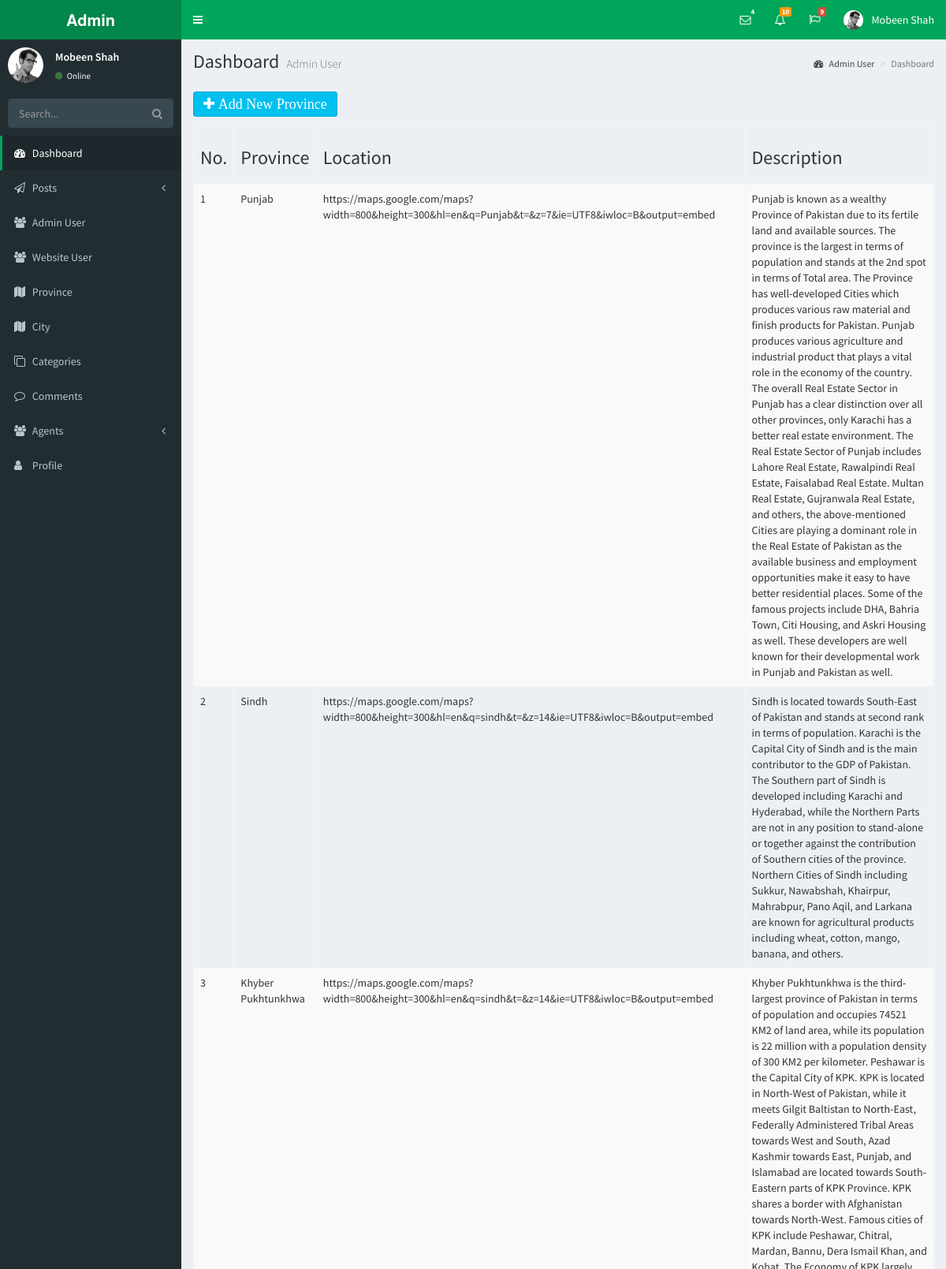
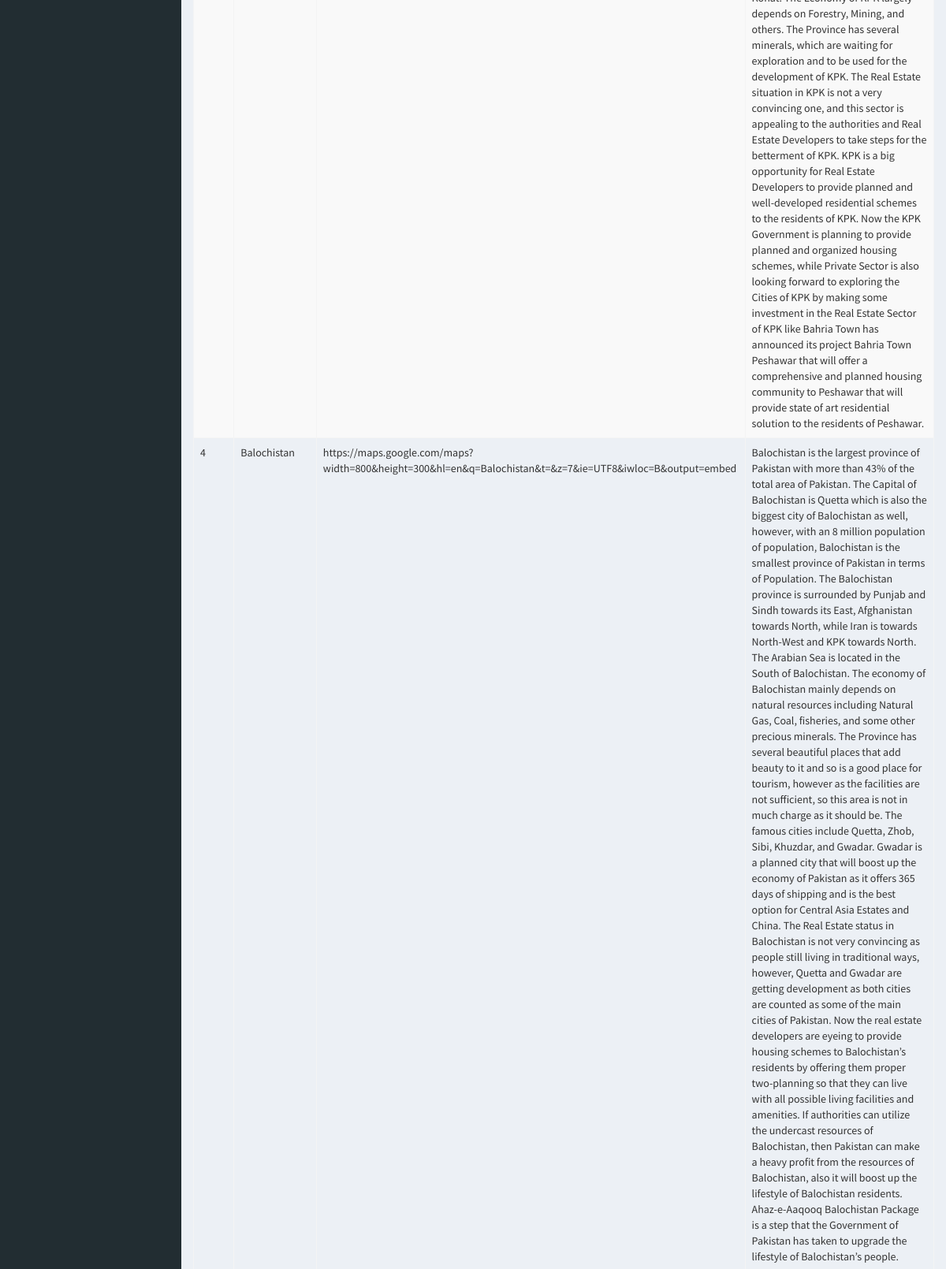
/Admin/province.php (signed in, upper part), run on the app's committed database (2 pictures, top to bottom).
### tables this page shows
CREATE TABLE `province` (
  `province_id` int(10) NOT NULL,
  `province_name` varchar(255) NOT NULL,
  `location` varchar(255) NOT NULL,
  `description` longtext NOT NULL
);

### Admin/province.php (the view, shortened to what this page needs)
<?php session_start();
  if(!isset($_SESSION["adminid"])){
    header ("Location: login.php");
  }else{
?>
  <?php include ('include/header.php'); ?>
  <?php include ('include/sidebar.php'); ?>
  <div class="content-wrapper">
    <section class="content-header">
      <h1>
        Dashboard
        <small>Admin User</small>
      </h1>
      <ol class="breadcrumb">
        <li><a href="admin-user.php"><i class="fa fa-dashboard"></i> Admin User</a></li>
        <li class="active">Dashboard</li>
      </ol>
    </section>
    <section class="content container-fluid">
      <div class="row">
        <div class="col-md-12">
            <h4><a href="province-add.php" type="button" class="btn btn-info fa fa-plus"> Add New Province</a></h4>
        </div>
      </div>
      <div class="row">
        <div class="col-md-12">
            <table class="table table-striped table-bordered table-responsive">
                <thead>
                <tr>
                    <th><h3>No.</h3></th>
                    <th><h3>Province</h3></th>
                    <th><h3>Location</h3></th>
                    <th><h3>Description</h3></th>
                  </tr>
                </thead>
                <tbody>
                  <?php
                      $admin_user = 'SELECT * FROM `province`';
                      $result = mysqli_query($db, $admin_user) or die (mysqli_error($db));
                      while ($row = mysqli_fetch_assoc($result)) {
                      echo '<tr>';
                      echo '<td>'. $row['province_id'].'</td>';
                      echo '<td>'. $row['province_name'].'</td>';
                      echo '<td>'. $row['location'].'</td>';
                      echo '<td>'. $row['description'].'</td>';
                      echo '</tr>';
                    }
                  ?>
                </tbody>
              </table>
        </div>
      </div>
    </section>
  </div>
  <?php include ('include/footer.php'); ?>
  <?php } ?>

### data on the page
province: province_id "1", province_name "Punjab", location "https://maps.google.com/maps?width=800&height=300&hl=en&q=Punjab&t=&z=7&ie=UTF8&iwloc=B&output=embed", description "Punjab is known as a wealthy Province of Pakistan due to its fertile land and available sources. The province is the largest in terms of population and stands at the 2nd spot in terms of Total area. The Province has well-developed Cities which produces various raw material and finish products for Pakistan. Punjab produces various agriculture and industrial product that plays a vital role in the economy of the country. The overall Real Estate Sector in Punjab has a clear distinction over all other provinces, only Karachi has a better real estate environment. The Real Estate Sector of Punjab includes Lahore Real Estate, Rawalpindi Real Estate, Faisalabad Real Estate. Multan Real Estate,…"
province: province_id "2", province_name "Sindh", location "https://maps.google.com/maps?width=800&height=300&hl=en&q=sindh&t=&z=14&ie=UTF8&iwloc=B&output=embed", description "Sindh is located towards South-East of Pakistan and stands at second rank in terms of population. Karachi is the Capital City of Sindh and is the main contributor to the GDP of Pakistan. The Southern part of Sindh is developed including Karachi and Hyderabad, while the Northern Parts are not in any position to stand-alone or together against the contribution of Southern cities of the province. Northern Cities of Sindh including Sukkur, Nawabshah, Khairpur, Mahrabpur, Pano Aqil, and Larkana are known for agricultural products including wheat, cotton, mango, banana, and others."
province: province_id "3", province_name "Khyber Pukhtunkhwa", location "https://maps.google.com/maps?width=800&height=300&hl=en&q=sindh&t=&z=14&ie=UTF8&iwloc=B&output=embed", description "Khyber Pukhtunkhwa is the third-largest province of Pakistan in terms of population and occupies 74521 KM2 of land area, while its population is 22 million with a population density of 300 KM2 per kilometer. Peshawar is the Capital City of KPK. KPK is located in North-West of Pakistan, while it meets Gilgit Baltistan to North-East, Federally Administered Tribal Areas towards West and South, Azad Kashmir towards East, Punjab, and Islamabad are located towards South-Eastern parts of KPK Province. KPK shares a border with Afghanistan towards North-West. Famous cities of KPK include Peshawar, Chitral, Mardan, Bannu, Dera Ismail Khan, and Kohat. The Economy of KPK largely depends on Forestry,…"
province: province_id "4", province_name "Balochistan", location "https://maps.google.com/maps?width=800&height=300&hl=en&q=Balochistan&t=&z=7&ie=UTF8&iwloc=B&output=embed", description "Balochistan is the largest province of Pakistan with more than 43% of the total area of Pakistan. The Capital of Balochistan is Quetta which is also the biggest city of Balochistan as well, however, with an 8 million population of population, Balochistan is the smallest province of Pakistan in terms of Population. The Balochistan province is surrounded by Punjab and Sindh towards its East, Afghanistan towards North, while Iran is towards North-West and KPK towards North. The Arabian Sea is located in the South of Balochistan. The economy of Balochistan mainly depends on natural resources including Natural Gas, Coal, fisheries, and some other precious minerals. The Province has several…"
